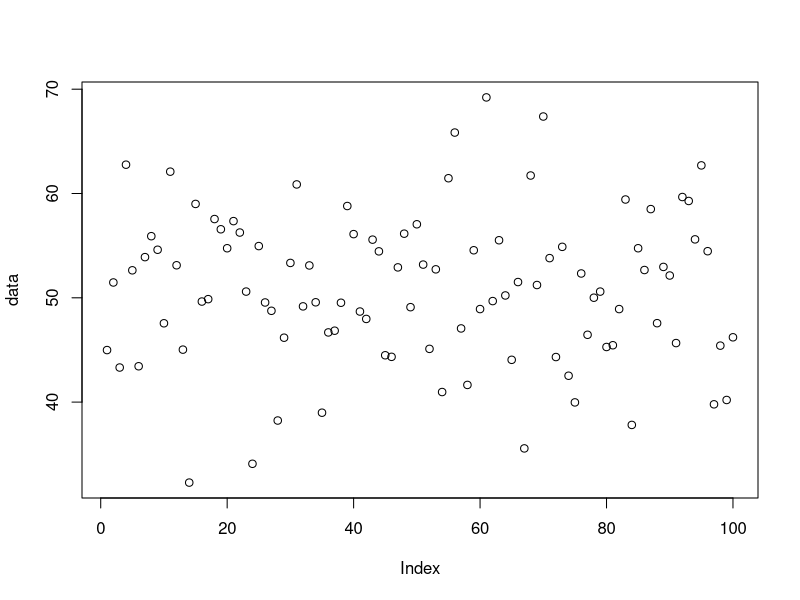
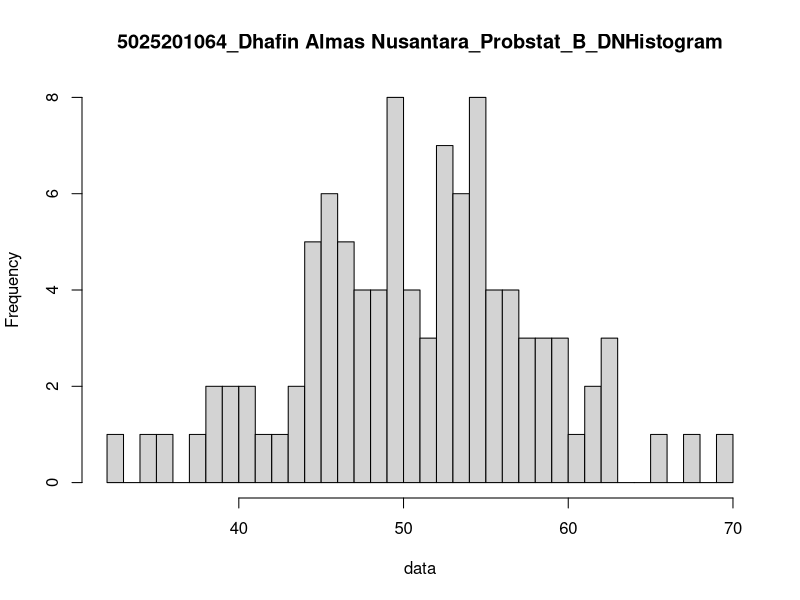

Source code (R) for these figures, in order:
n = 100
mean = 50
sd = 8

# Poin A
set.seed(1)
data <- rnorm(n, mean, sd)
data
summary(data)

x1 = runif(1, min = min(data), max = mean)
x2 = runif(1, min = mean, max = max(data))
x1
x2

peluang1 <- pnorm(x1, mean, sd)
peluang2 <- pnorm(x2, mean, sd)
peluang1
peluang1

peluang <- peluang2 - peluang1
plot(data)

# Poin B
breaks = 50
hist(data, breaks, main = "5025201064_Dhafin Almas Nusantara_Probstat_B_DNHistogram")

# Poin C
var = (sd(data)) ^ 2
var